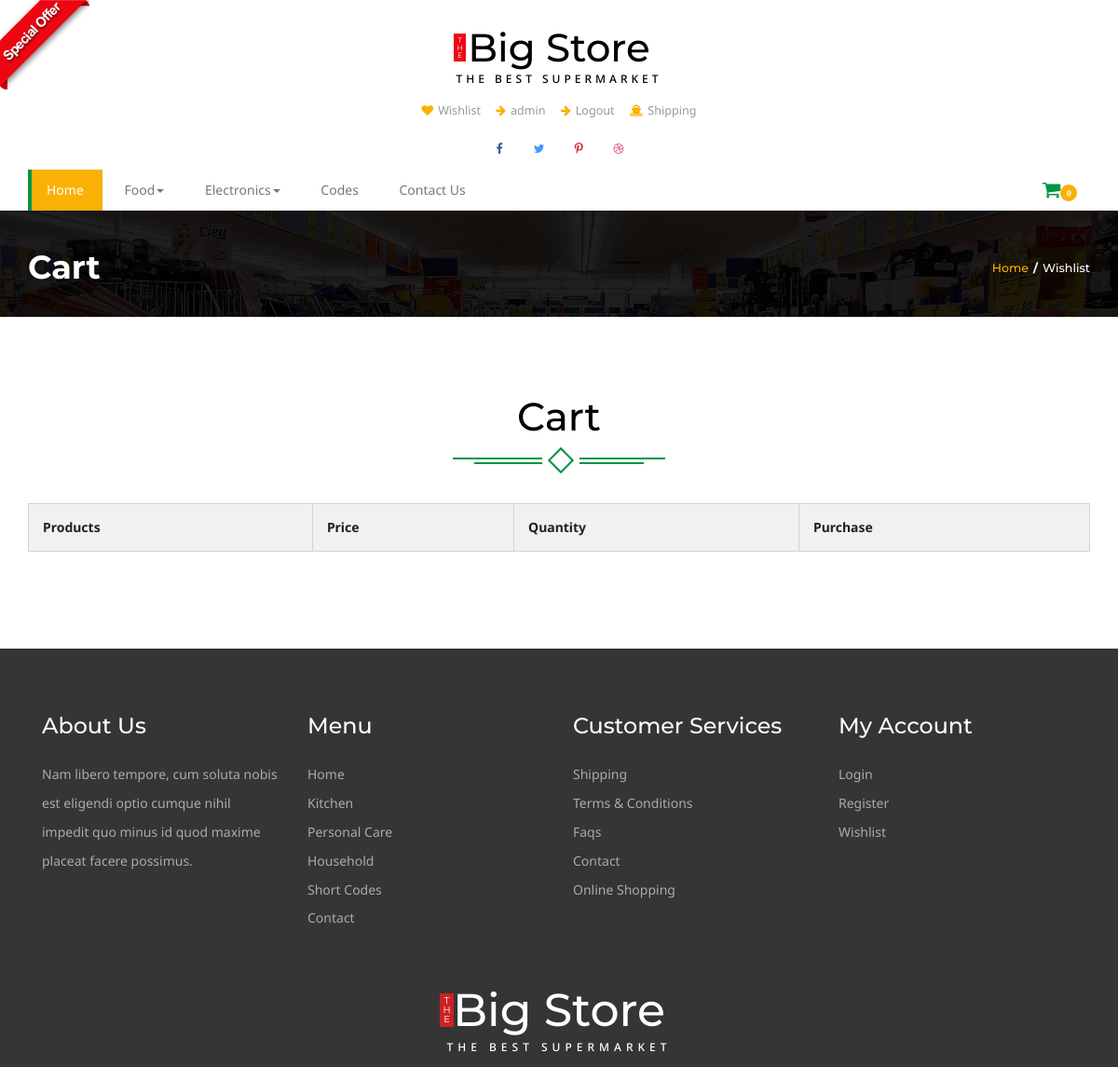
Before: /my_cart (signed in, upper part) with the older database file.
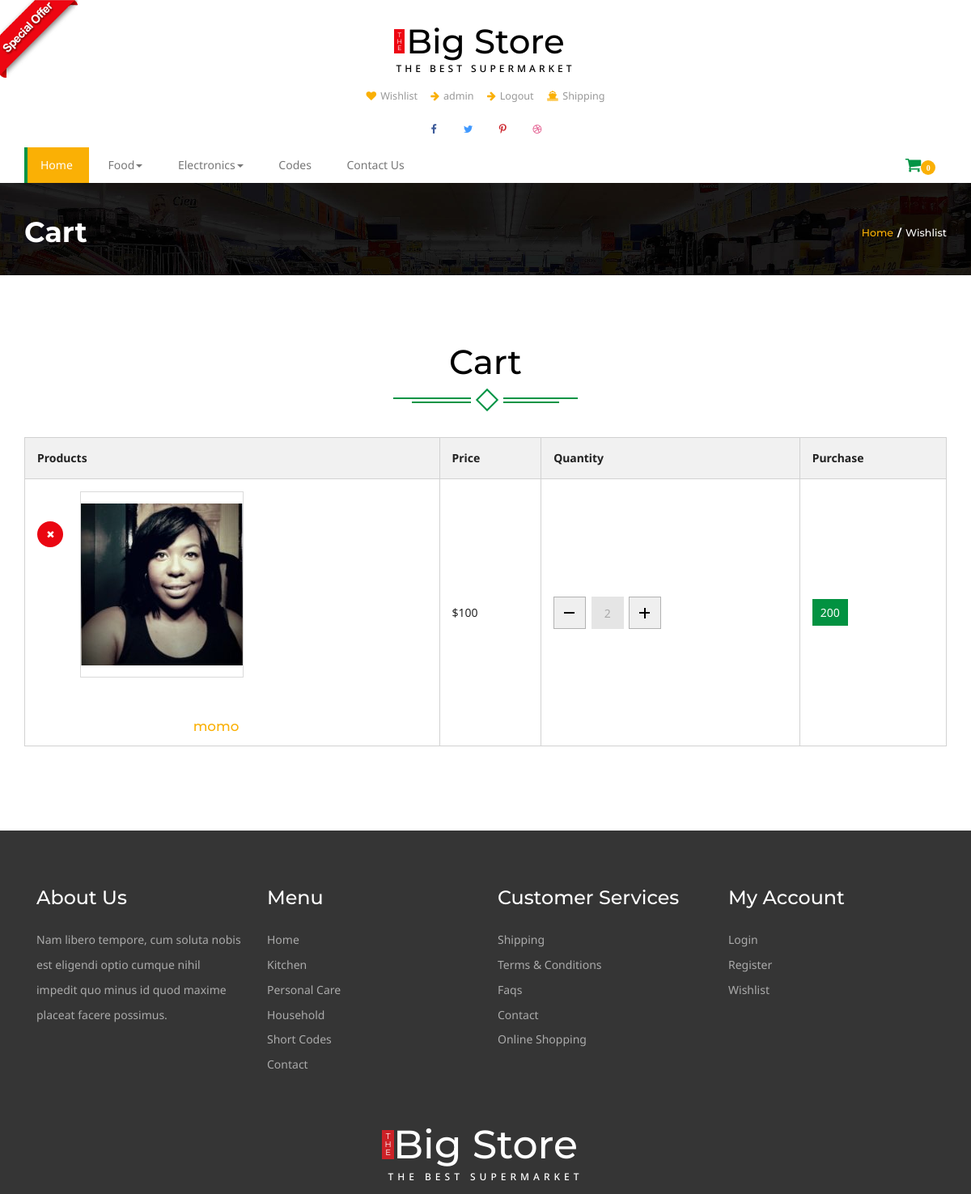
After: the same page with the newer database file.
### core/models.py (models this page shows, shortened)
class Category(models.Model):
	name = models.CharField(max_length = 300)
	slug = models.CharField(max_length = 300)
	image = models.ImageField(upload_to = 'media')
	status = models.CharField(choices = STATUS,blank = True, max_length = 100)

class Cart(models.Model):
	user = models.CharField(max_length = 300)
	product_id = models.IntegerField()
	items = models.ForeignKey(Product,on_delete = models.CASCADE)
	quantity = models.IntegerField()
	checkout = models.BooleanField(default = False)
	total = models.IntegerField(default = 1)

class Product(models.Model):
	name = models.CharField(max_length = 300)
	category = models.ForeignKey(Category,on_delete = models.CASCADE)
	subcategory = models.ForeignKey(SubCategory,on_delete = models.CASCADE)
	price = models.IntegerField()
	discounted_price = models.IntegerField(default = 0)
	image = models.ImageField(upload_to = 'media')
	description = models.TextField(blank = True)
	overview = models.TextField(blank = True)
	labels = models.CharField(choices = LABELS,blank = True, max_length = 50)

### core/views.py (the view)
# urls.py: path('my_cart', CartView.as_view(),name = 'my_cart'),
class CartView(BaseView):
	def get(self,request):
		self.views["my_cart"] = Cart.objects.filter(user=request.user.username,checkout = False)
		return render(request,'wishlist.html',self.views)

### templates/wishlist.html (shortened to what this page needs)
{% extends 'base.html' %}
{% load static %}
{% block content %}
<div class="banner-top">
	<div class="container">
		<h3 >Cart</h3>
		<h4><a href="index.html">Home</a><label>/</label>Wishlist</h4>
		<div class="clearfix"> </div>
	</div>
</div>
		<div class="check-out">
		<div class="container">
	 <div class="spec ">
				<h3>Cart</h3>
					<div class="ser-t">
						<span><i></i></span>
					</div>
			</div>
 <table class="table ">
		  <tr>
			<th class="t-head head-it ">Products</th>
			<th class="t-head">Price</th>
		<th class="t-head">Quantity</th>
			<th class="t-head">Purchase</th>
		  </tr>
		  {% for cart in my_cart %}
		<tr class="cross">
			<td class="ring-in t-data">
				<a href="single.html" class="at-in">
					<img src="{{cart.items.image.url}}" class="img-responsive" alt="">
				</a>
			<div class="sed">
				<h5>{{cart.items.name}}</h5>
			</div>
				<a href = "deletecart/{{cart.items.id}}"><div class="close1"> <i class="fa fa-times" aria-hidden="true"></i></div></a>
			 </td>
			 {% if cart.items.discounted_price > 0 %}
			<td class="t-data">${{cart.items.discounted_price}}</td>
			{% else %}
			<td class="t-data">${{cart.items.price}}</td>
			{% endif %}
			<td class="t-data"><div class="quantity">
								<div class="quantity-select">
									<a href = "removecart/{{cart.items.id}}"><button class="entry value-minus">&nbsp;</button></a>
										<div class="entry value"><span class="span-1">{{cart.quantity}}</span></div>
									<a href = "cart/{{cart.items.id}}"><button class="entry value-plus active">&nbsp;</button></a>
								</div>
							</div>
			</td>
			<td class="t-data t-w3l"><a class=" add-1" href="single.html">{{cart.total}}</a></td>
		  </tr>
{% endfor %}
	</table>
		 </div>
		 </div>
{% endblock %}

### templates/base.html (shortened to what the changed rows need)
<!DOCTYPE html>
{% load static %}
<html>
<head>
<link href="{% static 'css/bootstrap.css' %}" rel='stylesheet' type='text/css' />
<link href="{% static 'css/style.css' %}" rel='stylesheet' type='text/css' />
<link href="{% static 'css/font-awesome.css' %}" rel="stylesheet">
	<link rel="stylesheet" href="{% static 'css/jstarbox.css' %}" type="text/css" media="screen" charset="utf-8" />
</head>
<body>
<div class="header">
		<div class="container">
			<div class="logo">
				<h1 ><a href="index.html"><b>T<br>H<br>E</b>Big Store<span>The Best Supermarket</span></a></h1>
			</div>
				<div class="nav-top">
					<nav class="navbar navbar-default">
					<div class="collapse navbar-collapse" id="bs-megadropdown-tabs">
						<ul class="nav navbar-nav ">
							{% for cat in categories %}
							<li class="dropdown ">
								<a href="#" class="dropdown-toggle  hyper" data-toggle="dropdown" ><span>{{cat.name}}<b class="caret"></b></span></a>
							</li>
							{% endfor %}
						</ul>
					</div>
					</nav>
				</div>
				</div>
</div>
{% block content %}
{% endblock %}
<div class="footer">
	<div class="container">
			<div class="footer-bottom">
				<h2 ><a href="index.html"><b>T<br>H<br>E</b>Big Store<span>The Best Supermarket</span></a></h2>
			</div>
	</div>
</div>
</body>
</html>

Changed rows visible on the page:
added Cart: items.image (picture), items.name "momo", items.price "100", quantity "2", total "200"
